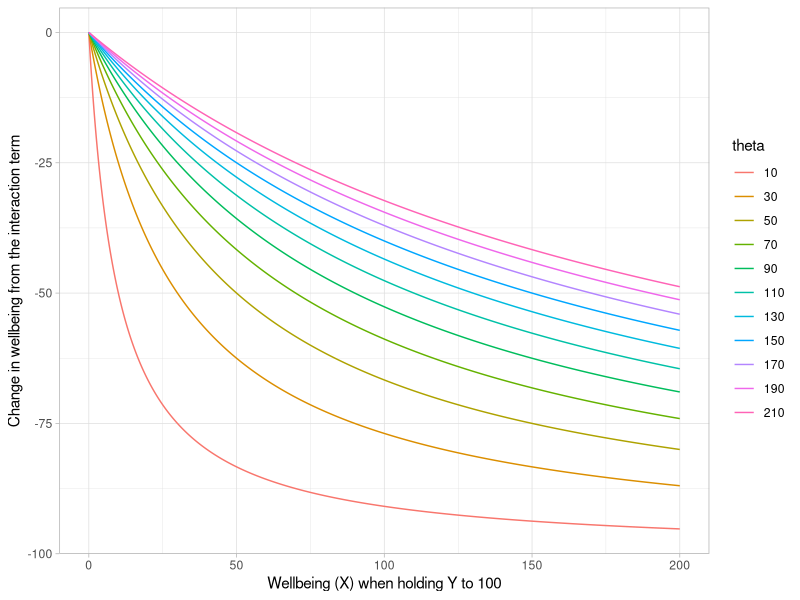
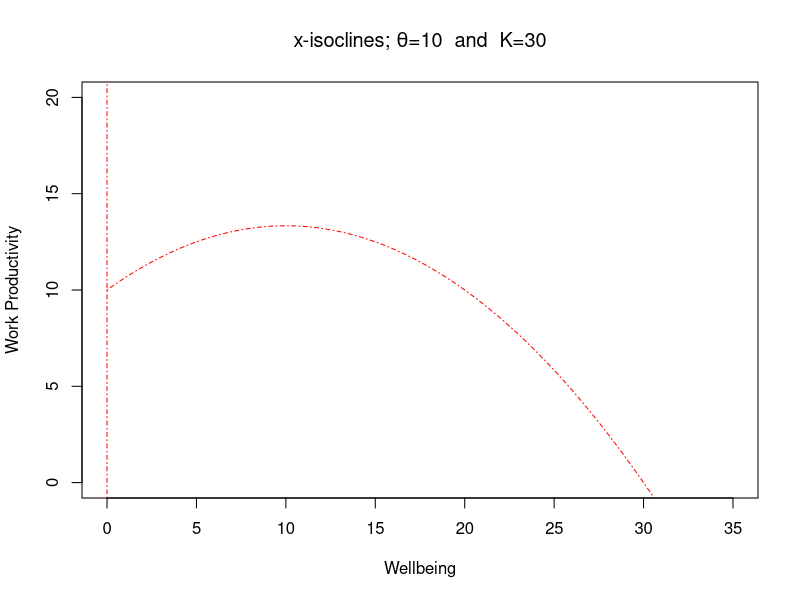
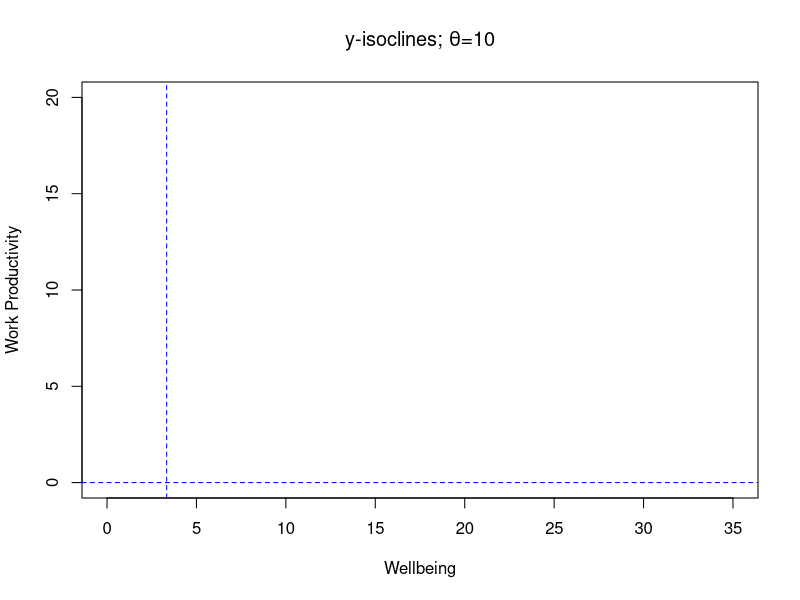
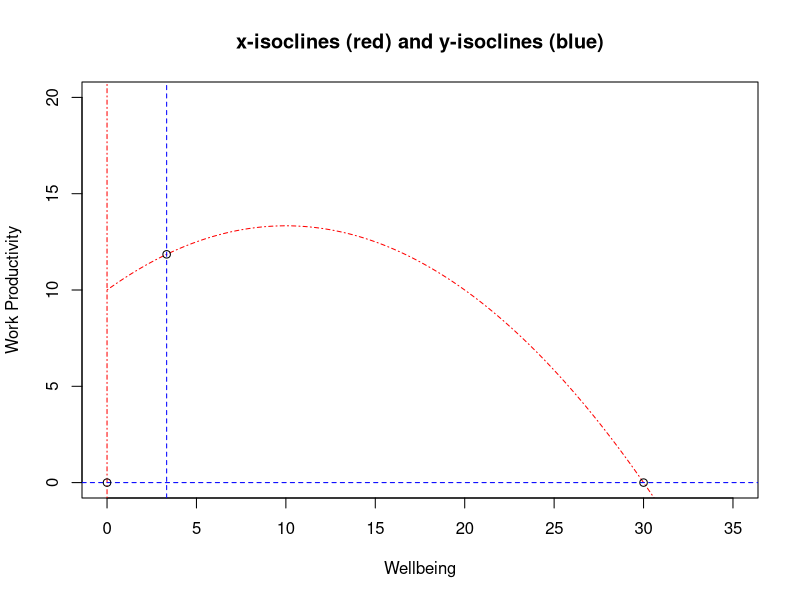
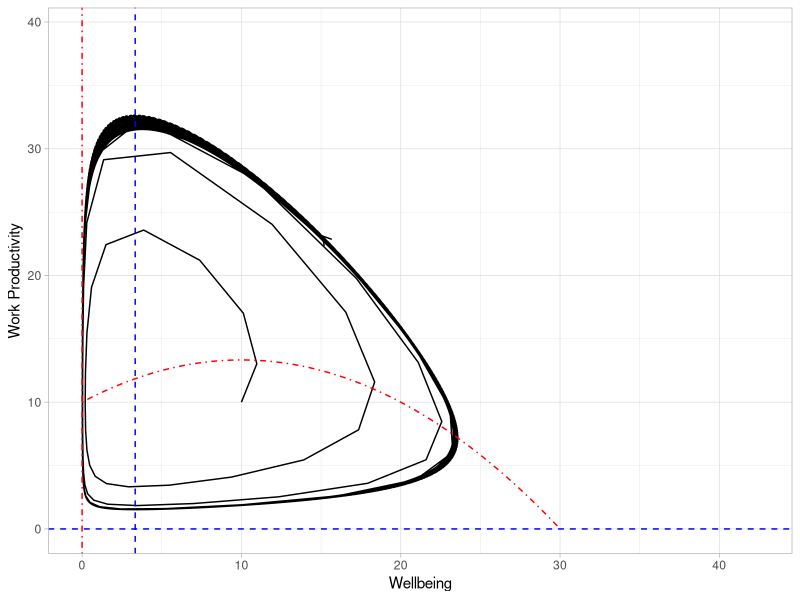
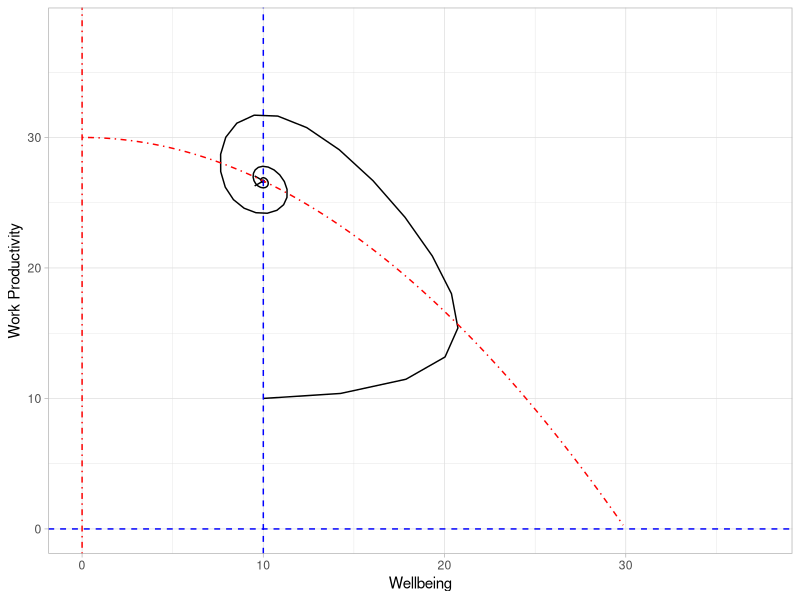

R code for these plots, in order:
## ---- chunk 1
knitr::opts_chunk$set(echo = TRUE)
library(ggplot2)
library(plyr)
library(dplyr)
library(deSolve)
rm(list=ls())
## ---- chunk 2
x <- seq(from=0, to=200, by=0.01)
y <- 100
theta <- seq(from=10, to=210, by=20)

dat <- expand.grid(x=x, y=y, theta=theta)

dat$response <- apply(dat, 1, function(a){
  x = a[1] # explicitly labeled here for readability
  y = a[2]
  theta = a[3]
  return((-x*y)/(x+theta))
})
dat$theta <- as.factor(dat$theta)

ggplot(data=dat, aes(x=x, y=response, group=theta)) + 
     geom_line(aes(colour=theta)) + 
     theme_light() + 
     ylab("Change in wellbeing from the interaction term") + 
     xlab("Wellbeing (X) when holding Y to 100")

## ---- chunk 3
x <- seq(from=0, to=35, by=0.01)
theta <- 10
k <- 30
fofx <- function(x, k, theta){
     return(((k-x)*(theta+x))/k)
}

plot(x, fofx(x=x, k=k, theta=theta), ylab="Work Productivity", xlab="Wellbeing", type="l", lty="dotdash", col="red", xlim=c(0, 35), ylim=c(0, 20), main=expression(paste("x-isoclines; ", plain(theta), "=10  and  ",plain(K), "=30")))
abline(v=0, lty="dotdash", col="red")

## ---- chunk 4
plot(x=NULL, y=NULL, xlim=c(0, 35), ylim=c(0, 20), ylab="Work Productivity", xlab="Wellbeing",  main=expression(paste("y-isoclines; ", plain(theta), "=10")))
abline(v=theta/3, lty="dashed", col="blue")
abline(h=0, lty="dashed", col="blue")

## ---- chunk 5
x <- seq(from=0, to=35, by=0.01)
theta <- 10
k <- 30
fofx <- function(x, k, theta){
     return(((k-x)*(theta+x))/k)
}

plot(x, fofx(x=x, k=k, theta=theta), ylab="Work Productivity", xlab="Wellbeing", type="l", lty="dotdash", col="red", xlim=c(0, 35), ylim=c(0, 20), main="x-isoclines (red) and y-isoclines (blue)")
abline(v=0, lty="dotdash", col="red")
abline(v=theta/3, lty="dashed", col="blue")
abline(h=0, lty="dashed", col="blue")
points(x=theta/3, y=fofx(x=theta/3, k=30, theta=theta)) # Interior equalibirum
points(x=0,y=0)
points(x=k, y=0)
## ---- chunk 6
aa <- function(x, y, theta, K){
     return(-((2*x)/(K)) - ((theta * y)/(theta + x)^2) + 1)
}
bb <- function(x, y, theta, K){
     return(-x/(theta + x))
}
cc <- function(x, y, theta, K){
     return((theta * y)/(theta + x)^2)
}
dd <- function(x, y, theta, K){
     return(((x)/(theta + x)) - (1/4))
}

trace <- function(x, y, theta, K){
     return(aa(x, y, theta, K)+dd(x, y, theta, K))
}
det <- function(x, y, theta, K){
  out <- aa(x, y, theta, K)*dd(x, y, theta, K) - bb(x, y, theta, K)*cc(x, y, theta, K)
     return(out)
}
## ---- chunk 7
# trace
beta <- trace(x=theta/3, y=fofx(x=theta/3, k=k, theta=theta), theta, k) # y = 11.85185
beta
# determinate
gamma <- det(x=theta/3, y=fofx(x=theta/3, k=k, theta=theta), theta, k)
gamma
## ---- chunk 8
beta^2 - 4*gamma

## ---- chunk 9
plot_df <- function(DF, params){
     require(ggplot2)
     require(dplyr)
     
     x <- seq(from=0, to=max(DF$X*1.5), length.out=200)
     y <- ((parms["K"]-x)*(parms["theta"]+x))/(parms["K"])
     df2 <- data.frame(x=x, y=y) %>% filter(y>=0, x>=0)
     
     
     p <- ggplot(data=DF, aes(x= X, y=Y)) + 
          geom_path(arrow = arrow(type = "open", angle = 30, length = unit(0.1, "inches"))) +
          theme_light() + 
          xlab("Wellbeing") + ylab("Work Productivity") + 
          scale_x_continuous(limits=c(0, max(c(max(1.2*x), max(1.2*DF["X"]))))) + 
          scale_y_continuous(limits=c(0, max(c(max(1.2*y), max(1.2*DF["Y"])))))
     
     p <- p + geom_path(data=df2, aes(x=x,y=y), colour="red", linetype="dotdash")
     p <- p + geom_vline(xintercept = 0, colour="red", linetype="dotdash")
     
     p <- p + geom_vline(xintercept = parms["theta"]/3, colour="blue", linetype='dashed')
     p <- p + geom_hline(yintercept = 0, colour="blue", linetype='dashed')
 
     return(p)
}

## ---- chunk 10
model <- function(t, y, parms){
     with(as.list(c(y, parms)), {
          # y[1] is X and y[2] is Y
          dX <- y[1] * (1 - (y[1]/K)) - (y[1]*y[2])/(y[1]+theta)
          dY <- -0.25*y[2] + (y[1]*y[2])/(y[1]+theta)
          list(c(dX, dY))
     })
}

## ---- chunk 11
parms <- c(K = 30, theta=10)
yini <- c(X = 10, Y=10)
times <- seq(0, 1000, 1)
out <- ode(times=times, y = yini, func = model, parms=parms)

#diagnostics(out)
df <- as.data.frame(out)

plot_df(df)
## ---- chunk 12
parms <- c(K = 30, theta=30)
yini <- c(X = 10, Y=10)
times <- seq(0, 1000, 1)
out <- ode(times=times, y = yini, func = model, parms=parms)

#diagnostics(out)
df <- as.data.frame(out)

plot_df(df)
## ---- chunk 13

beta1 <- trace(x=30/3, y=fofx(x=30/3, k=30, theta=30), theta=30, K = 30)
beta1
gamma1 <- det(x=30/3, y=fofx(x=30/3, k=30, theta=30), theta=30, K = 30)
gamma1
beta1^2 - 4*gamma1
